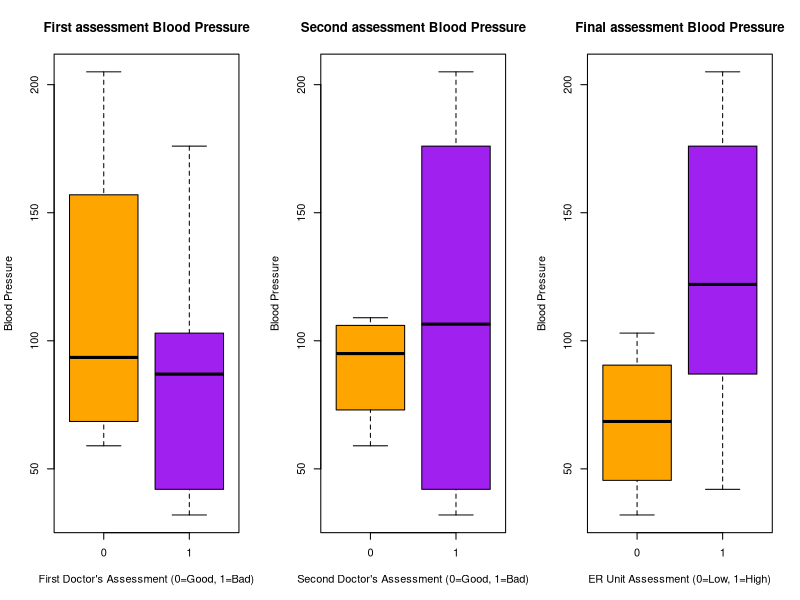
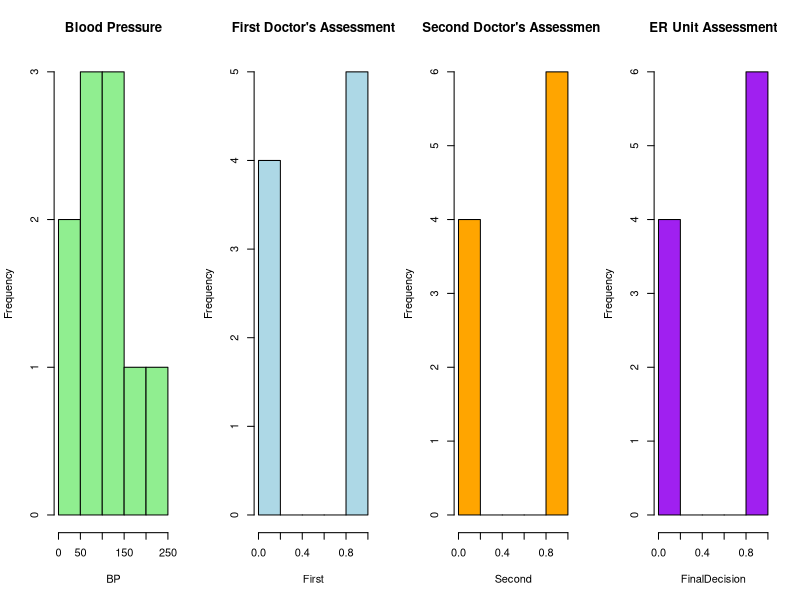

These charts were generated, in order, by the following R code:



Frequency <- c(0.6,0.3,0.4,0.4,0.2,0.6,0.3,0.4,0.9,0.2)
BP <- c(103,87,32,42,59,109,78,205,135,176)
First <- c(1,1,1,1,0,0,0,0,NA,1)
Second <- c(0,0,1,1,0,0,1,1,1,1)
FinalDecision <- c(0,1,0,1,0,1,0,1,1,1)

Hospital_Data <- data.frame(Frequency, BP, First, Second, FinalDecision)


# boxplots
par(mfrow=c(1,3))

boxplot(BP ~ First, data=Hospital_Data, 
        main="First assessment Blood Pressure",
        xlab="First Doctor's Assessment (0=Good, 1=Bad)", 
        ylab="Blood Pressure", 
        col=c("orange", "purple"))


boxplot(BP ~ Second, data=Hospital_Data, 
        main="Second assessment Blood Pressure",
        xlab="Second Doctor's Assessment (0=Good, 1=Bad)", 
        ylab="Blood Pressure", 
        col=c("orange", "purple"))

boxplot(BP ~ FinalDecision, data=Hospital_Data, 
        main="Final assessment Blood Pressure",
        xlab="ER Unit Assessment (0=Low, 1=High)", 
        ylab="Blood Pressure", 
        col=c("orange", "purple"))



# histogram
par(mfrow=c(1,4))

# Generate histograms for each variable

hist(BP, main="Blood Pressure", col="lightgreen")
hist(First, main="First Doctor's Assessment", col="lightblue")
hist(Second, main="Second Doctor's Assessment", col="orange")
hist(FinalDecision, main="ER Unit Assessment", col="purple")



